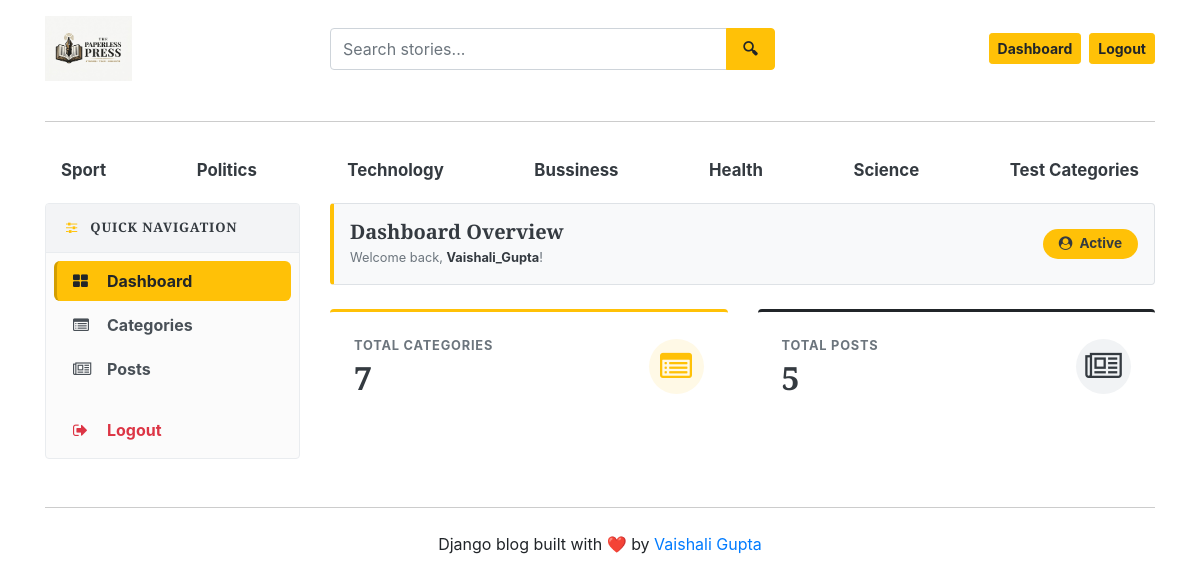
Before: /dashboard/ (signed in) with the older database file.
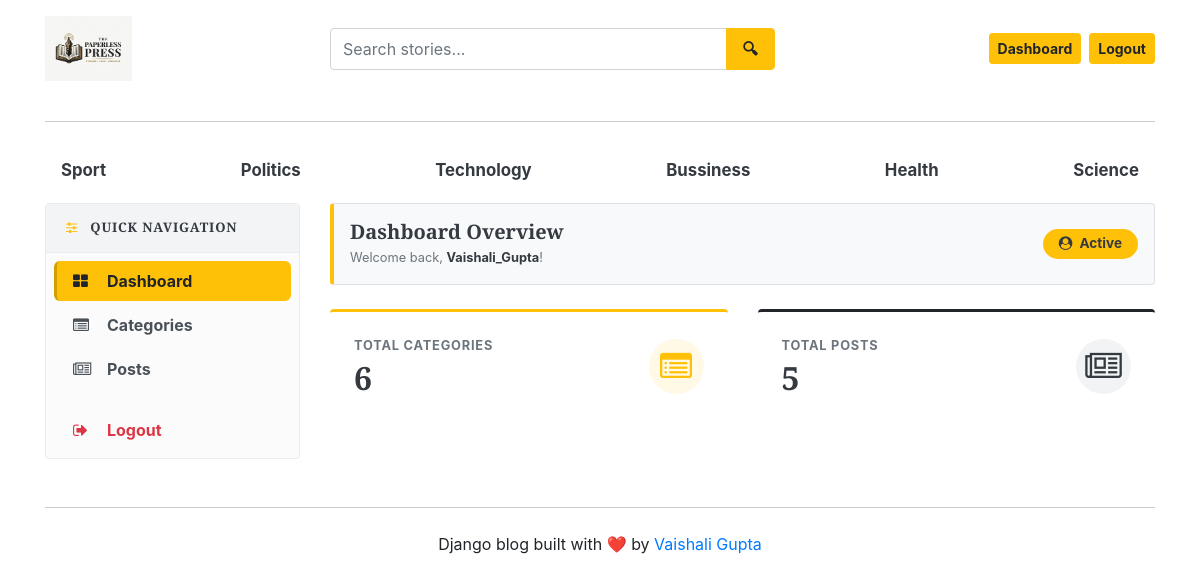
After: the same page with the newer database file.
### blogs/models.py (models this page shows, shortened)
class Category(models.Model):
    category_name=models.CharField(max_length=50, unique=True)
    created_at = models.DateTimeField(auto_now_add=True)
    updated_at = models.DateTimeField(auto_now=True)
    class Meta :
        verbose_name_plural= 'categories'

### dashboards/views.py (the view)
# urls.py: path('dashboard/', include('dashboards.urls')),
@login_required(login_url='login')
def dashboard(request):
    category_count=Category.objects.all().count()
    blogs_count=Blog.objects.all().count()
    context={
        'category_count':category_count,
        'blogs_count': blogs_count,
    }
    return render(request,'dashboard/dashboard.html', context)

### blogs/context_processors.py (called while the page is built)
def get_categories(request):
    categories=Category.objects.all()
    return dict(categories=categories)

def get_social_links(request):
    social_links = SocialLink.objects.all()
    about = About.objects.first()  # first entry nikal lega
    return dict(social_links=social_links, about=about)

### templates/dashboard/dashboard.html
{% extends 'base.html' %}
{% block content %}
<div class="row">
    {% include 'dashboard/sidebar.html' %}
    <div class="col-md-9 mb-4">
        <div class="d-flex justify-content-between align-items-center p-3 mb-4 rounded border bg-light shadow-sm" style="border-left: 4px solid #ffc107 !important;">
            <div>
                <h5 class="m-0 font-weight-bold text-dark">Dashboard Overview</h5>
                <small class="text-muted">Welcome back, <span class="font-weight-bold text-dark">{{ user }}</span>!</small>
            </div>
            <span class="badge badge-warning px-3 py-2 text-dark font-weight-bold" style="font-size: 0.85rem; border-radius: 20px;">
                <i class="fa fa-user-circle mr-1"></i> Active
            </span>
        </div>
        <div class="row">
            <div class="col-md-6 mb-3">
                <div class="card border-0 shadow-sm rounded-lg" style="background-color: #ffffff; border-top: 3px solid #ffc107 !important;">
                    <div class="card-body p-4 d-flex align-items-center justify-content-between">
                        <div>
                            <p class="text-muted font-weight-bold text-uppercase mb-1" style="font-size: 0.8rem; letter-spacing: 0.8px;">
                                Total Categories
                            </p>
                            <h2 class="font-weight-bold text-dark mb-0">{{ category_count }}</h2>
                        </div>
                        <div class="d-flex align-items-center justify-content-center rounded-circle" style="width: 55px; height: 55px; background-color: #fff9e6;">
                            <i class="fa fa-list-alt text-warning fa-2x"></i>
                        </div>
                    </div>
                </div>
            </div>
            <div class="col-md-6 mb-3">
                <div class="card border-0 shadow-sm rounded-lg" style="background-color: #ffffff; border-top: 3px solid #212529 !important;">
                    <div class="card-body p-4 d-flex align-items-center justify-content-between">
                        <div>
                            <p class="text-muted font-weight-bold text-uppercase mb-1" style="font-size: 0.8rem; letter-spacing: 0.8px;">
                                Total Posts
                            </p>
                            <h2 class="font-weight-bold text-dark mb-0">{{ blogs_count }}</h2>
                        </div>
                        <div class="d-flex align-items-center justify-content-center rounded-circle" style="width: 55px; height: 55px; background-color: #f1f3f5;">
                            <i class="fa fa-newspaper-o text-dark fa-2x"></i>
                        </div>
                    </div>
                </div>
            </div>
        </div>
    </div>
</div>
{% endblock %}

### templates/base.html (shortened to what this page needs)
{% load static %}
<!DOCTYPE html>
<html lang="en">
<head>
    <link href="https://getbootstrap.com/docs/4.0/dist/css/bootstrap.min.css" rel="stylesheet">
    <link href="{% static 'css/blog.css' %}" rel="stylesheet">
    <link rel="stylesheet" href="https://cdnjs.cloudflare.com/ajax/libs/font-awesome/4.7.0/css/font-awesome.min.css">
</head>
<body>
    <div class="container">
      <header class="blog-header py-3">
        <div class="row align-items-center">
          <div class="col-6 col-md-3">
            <a href="/" class="d-inline-block">
              <img src="{% static 'images/logo.jpeg' %}"
                   alt="The Paperless Press"
                   style="height: 65px; max-width: 100%; object-fit: contain;">
            </a>
          </div>
          <div class="col-6 col-md-4 order-md-3 d-flex justify-content-end align-items-center">
            {% if not user.is_authenticated %}
              <a class="btn btn-sm btn-warning font-weight-bold mr-2 text-nowrap" href="{% url 'login' %}">Login</a>
              <a class="btn btn-sm btn-outline-secondary text-nowrap" href="{% url 'register' %}">Register</a>
            {% else %}
              <a class="btn btn-sm btn-warning font-weight-bold mr-2 text-nowrap" href="{% url 'dashboard' %}">Dashboard</a>
              <a class="btn btn-sm btn-warning font-weight-bold text-nowrap" href="{% url 'logout' %}">Logout</a>
            {% endif %}
          </div>
          <div class="col-12 col-md-5 order-md-2 mt-3 mt-md-0">
            <form action="{% url 'search' %}" method="GET" class="m-0">
              <div class="input-group">
                <input type="text"
                       class="form-control"
                       name="keyword"
                       value="{{ keyword }}"
                       placeholder="Search stories..."
                       style="height: 42px; border-radius: 4px 0 0 4px; border: 1.5px solid #ced4da;">
                <div class="input-group-append">
                  <button class="btn btn-warning"
                          type="submit"
                          style="height: 42px; padding: 0 16px; border-radius: 0 4px 4px 0; font-weight: 600;">
                    🔍︎
                  </button>
                </div>
              </div>
            </form>
          </div>
        </div>
      </header>
      <hr class="my-4" style="border-top: 1px solid #cccccc;">
      <div class="nav-scroller py-1 mb-2">
        <nav class="nav d-flex justify-content-between">
          {% for cat in categories %}
          <a class="px-3 py-2 text-dark font-weight-bold"
            href="{% url 'posts_by_category' cat.id %}"
            style="font-size: 1.05rem; border-radius: 8px; text-decoration: none; transition: background 0.2s ease;"
            onmouseover="this.style.backgroundColor='#e9ecef';"
            onmouseout="this.style.backgroundColor='transparent';">
               {{cat.category_name}}
          </a>
          {% endfor %}
        </nav>
      </div>
{% block content %}
{% endblock %}
<hr class="my-4" style="border-top: 1px solid #cccccc;">
<footer class="blog-footer text-center">
  <p>Django blog built with ❤️ by <a href="#">Vaishali Gupta</a></p>
</footer>
</body>
</html>

Changed rows visible on the page:
removed Category: category_name "Test Categories"
Other visible differences:
{{ category_count }}: "7" → "6"
